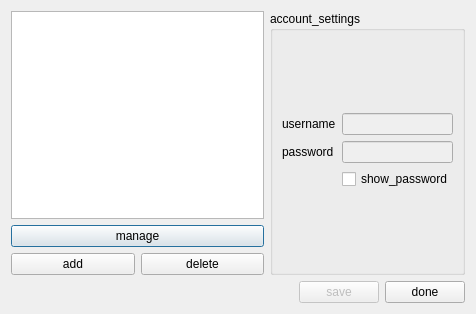
<ui version="4.0" >
 <class>Accounts</class>
 <widget class="QDialog" name="Accounts" >
  <property name="geometry" >
   <rect>
    <x>0</x>
    <y>0</y>
    <width>476</width>
    <height>314</height>
   </rect>
  </property>
  <property name="windowTitle" >
   <string>accounts</string>
  </property>
  <layout class="QGridLayout" >
   <item row="0" column="0" >
    <layout class="QVBoxLayout" >
     <item>
      <widget class="QListWidget" name="accountsList" />
     </item>
     <item>
      <widget class="QPushButton" name="manage" >
       <property name="text" >
        <string>manage</string>
       </property>
       <property name="icon" >
        <iconset>../images/user_edit.png</iconset>
       </property>
      </widget>
     </item>
     <item>
      <layout class="QHBoxLayout" >
       <item>
        <widget class="QPushButton" name="add" >
         <property name="text" >
          <string>add</string>
         </property>
         <property name="icon" >
          <iconset>../images/user_add.png</iconset>
         </property>
        </widget>
       </item>
       <item>
        <widget class="QPushButton" name="del" >
         <property name="text" >
          <string>delete</string>
         </property>
         <property name="icon" >
          <iconset>../images/user_delete.png</iconset>
         </property>
        </widget>
       </item>
      </layout>
     </item>
    </layout>
   </item>
   <item row="0" column="1" >
    <widget class="QGroupBox" name="groupBox" >
     <property name="title" >
      <string>account_settings</string>
     </property>
     <layout class="QGridLayout" >
      <item row="0" column="0" >
       <layout class="QVBoxLayout" >
        <item>
         <layout class="QGridLayout" >
          <item row="0" column="0" >
           <widget class="QLabel" name="label" >
            <property name="text" >
             <string>username</string>
            </property>
           </widget>
          </item>
          <item row="0" column="1" >
           <widget class="QLineEdit" name="username" >
            <property name="enabled" >
             <bool>false</bool>
            </property>
            <property name="maxLength" >
             <number>20</number>
            </property>
           </widget>
          </item>
          <item row="1" column="0" >
           <widget class="QLabel" name="label_2" >
            <property name="text" >
             <string>password</string>
            </property>
           </widget>
          </item>
          <item row="1" column="1" >
           <widget class="QLineEdit" name="password" >
            <property name="enabled" >
             <bool>false</bool>
            </property>
            <property name="maxLength" >
             <number>20</number>
            </property>
            <property name="echoMode" >
             <enum>QLineEdit::Password</enum>
            </property>
           </widget>
          </item>
          <item row="2" column="1" >
           <widget class="QCheckBox" name="showPassword" >
            <property name="text" >
             <string>show_password</string>
            </property>
           </widget>
          </item>
         </layout>
        </item>
       </layout>
      </item>
     </layout>
    </widget>
   </item>
   <item row="1" column="0" colspan="2" >
    <layout class="QHBoxLayout" >
     <item>
      <spacer>
       <property name="orientation" >
        <enum>Qt::Horizontal</enum>
       </property>
       <property name="sizeHint" >
        <size>
         <width>40</width>
         <height>20</height>
        </size>
       </property>
      </spacer>
     </item>
     <item>
      <widget class="QPushButton" name="save" >
       <property name="enabled" >
        <bool>false</bool>
       </property>
       <property name="text" >
        <string>save</string>
       </property>
      </widget>
     </item>
     <item>
      <widget class="QPushButton" name="done" >
       <property name="text" >
        <string>done</string>
       </property>
      </widget>
     </item>
    </layout>
   </item>
  </layout>
 </widget>
 <tabstops>
  <tabstop>accountsList</tabstop>
  <tabstop>manage</tabstop>
  <tabstop>add</tabstop>
  <tabstop>del</tabstop>
  <tabstop>username</tabstop>
  <tabstop>password</tabstop>
  <tabstop>showPassword</tabstop>
  <tabstop>save</tabstop>
  <tabstop>done</tabstop>
 </tabstops>
 <resources/>
 <connections>
  <connection>
   <sender>accountsList</sender>
   <signal>doubleClicked(QModelIndex)</signal>
   <receiver>manage</receiver>
   <slot>click()</slot>
   <hints>
    <hint type="sourcelabel" >
     <x>75</x>
     <y>60</y>
    </hint>
    <hint type="destinationlabel" >
     <x>79</x>
     <y>202</y>
    </hint>
   </hints>
  </connection>
 </connections>
</ui>
